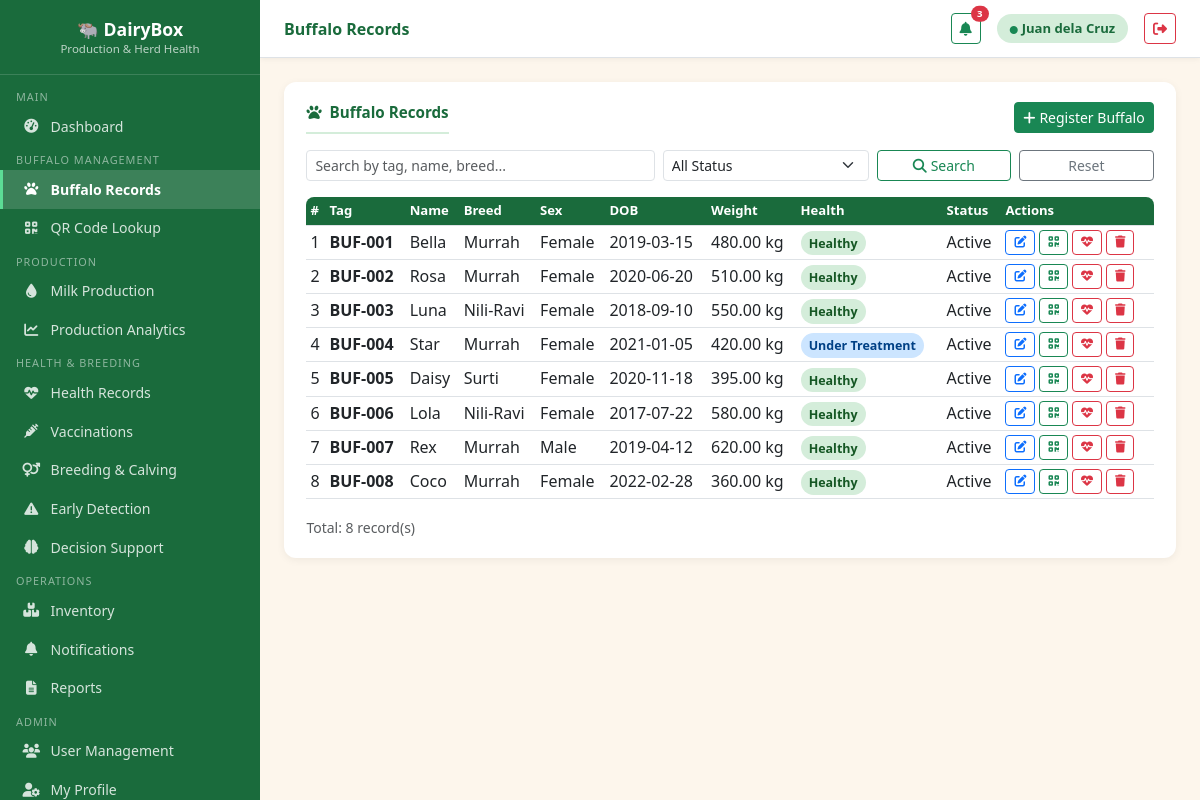
/modules/buffaloes.php (signed in), run on the app's committed database.
### tables this page shows
CREATE TABLE IF NOT EXISTS buffaloes (
    id              INT AUTO_INCREMENT PRIMARY KEY,
    tag_number      VARCHAR(40)  NOT NULL UNIQUE,
    qr_code         VARCHAR(100) UNIQUE,
    name            VARCHAR(80),
    breed           VARCHAR(80),
    sex             ENUM('Female','Male') DEFAULT 'Female',
    date_of_birth   DATE,
    weight_kg       DECIMAL(6,2),
    color           VARCHAR(50),
    acquisition_date DATE,
    acquisition_type ENUM('Born on Farm','Purchased','Donated') DEFAULT 'Born on Farm',
    status          ENUM('Active','Sold','Dead','Transferred') DEFAULT 'Active',
    health_status   ENUM('Healthy','Sick','Under Treatment','Recovered') DEFAULT 'Healthy',
    notes           TEXT,
    photo           VARCHAR(200),
    created_by      INT,
    created_at      TIMESTAMP DEFAULT CURRENT_TIMESTAMP,
    updated_at      TIMESTAMP DEFAULT CURRENT_TIMESTAMP ON UPDATE CURRENT_TIMESTAMP,
    FOREIGN KEY (created_by) REFERENCES users(id) ON DELETE SET NULL
);

### modules/buffaloes.php (the view, shortened to what this page needs)
<?php
$db        = getDB();
$action    = $_GET['action'] ?? 'list';
$editing = null;
$search = trim($_GET['search'] ?? '');
$where = "WHERE 1";
$params = [];
$stmt = $db->prepare("SELECT * FROM buffaloes $where ORDER BY tag_number ASC");
$stmt->execute($params);
$buffaloes = $stmt->fetchAll();
include '../includes/header.php';
?>
<?php if ($action === 'add' || $action === 'edit'): ?>
<div class="card-section">
    <div class="section-title"><i class="fa fa-paw me-2"></i><?= $editing ? 'Edit Buffalo' : 'Register New Buffalo' ?></div>
    <form method="POST">
        <input type="hidden" name="id" value="<?= $editing['id'] ?? 0 ?>">
        <div class="row g-3">
            <div class="col-md-3">
                <label class="form-label fw-semibold">Tag Number *</label>
                <input type="text" name="tag_number" class="form-control" value="<?= htmlspecialchars($editing['tag_number'] ?? '') ?>" required>
            </div>
            <div class="col-md-3">
                <label class="form-label fw-semibold">Name</label>
                <input type="text" name="name" class="form-control" value="<?= htmlspecialchars($editing['name'] ?? '') ?>">
            </div>
            <div class="col-md-3">
                <label class="form-label fw-semibold">Breed</label>
                <input type="text" name="breed" class="form-control" value="<?= htmlspecialchars($editing['breed'] ?? '') ?>" placeholder="e.g. Murrah, Nili-Ravi">
            </div>
            <div class="col-md-3">
                <label class="form-label fw-semibold">Sex</label>
                <select name="sex" class="form-select">
                    <option value="Female" <?= ($editing['sex']??'Female')==='Female'?'selected':'' ?>>Female</option>
                    <option value="Male"   <?= ($editing['sex']??'')==='Male'?'selected':'' ?>>Male</option>
                </select>
            </div>
            <div class="col-md-3">
                <label class="form-label fw-semibold">Date of Birth</label>
                <input type="date" name="date_of_birth" class="form-control" value="<?= $editing['date_of_birth'] ?? '' ?>">
            </div>
            <div class="col-md-3">
                <label class="form-label fw-semibold">Weight (kg)</label>
                <input type="number" step="0.01" name="weight_kg" class="form-control" value="<?= $editing['weight_kg'] ?? '' ?>">
            </div>
            <div class="col-md-3">
                <label class="form-label fw-semibold">Color</label>
                <input type="text" name="color" class="form-control" value="<?= htmlspecialchars($editing['color'] ?? '') ?>">
            </div>
            <div class="col-md-3">
                <label class="form-label fw-semibold">Acquisition Type</label>
                <select name="acquisition_type" class="form-select">
                    <?php foreach (['Born on Farm','Purchased','Donated'] as $at): ?>
                    <option value="<?= $at ?>" <?= ($editing['acquisition_type']??'')===$at?'selected':'' ?>><?= $at ?></option>
                    <?php endforeach; ?>
                </select>
            </div>
            <div class="col-md-3">
                <label class="form-label fw-semibold">Acquisition Date</label>
                <input type="date" name="acquisition_date" class="form-control" value="<?= $editing['acquisition_date'] ?? '' ?>">
            </div>
            <div class="col-md-3">
                <label class="form-label fw-semibold">Status</label>
                <select name="status" class="form-select">
                    <?php foreach (['Active','Sold','Dead','Transferred'] as $st): ?>
                    <option value="<?= $st ?>" <?= ($editing['status']??'Active')===$st?'selected':'' ?>><?= $st ?></option>
                    <?php endforeach; ?>
                </select>
            </div>
            <div class="col-md-3">
                <label class="form-label fw-semibold">Health Status</label>
                <select name="health_status" class="form-select">
                    <?php foreach (['Healthy','Sick','Under Treatment','Recovered'] as $hs): ?>
                    <option value="<?= $hs ?>" <?= ($editing['health_status']??'Healthy')===$hs?'selected':'' ?>><?= $hs ?></option>
                    <?php endforeach; ?>
                </select>
            </div>
            <div class="col-md-12">
                <label class="form-label fw-semibold">Notes</label>
                <textarea name="notes" class="form-control" rows="2"><?= htmlspecialchars($editing['notes'] ?? '') ?></textarea>
            </div>
        </div>
        <div class="mt-3 d-flex gap-2">
            <button type="submit" class="btn btn-success"><i class="fa fa-save me-1"></i><?= $editing ? 'Update' : 'Register Buffalo' ?></button>
            <a href="buffaloes.php" class="btn btn-outline-secondary">Cancel</a>
        </div>
    </form>
</div>
<?php else: ?>
<div class="card-section">
    <div class="d-flex flex-wrap justify-content-between align-items-center mb-3 gap-2">
        <div class="section-title mb-0"><i class="fa fa-paw me-2"></i>Buffalo Records</div>
        <a href="?action=add" class="btn btn-success btn-sm no-print"><i class="fa fa-plus me-1"></i>Register Buffalo</a>
    </div>
    <form class="row g-2 mb-3 no-print" method="GET">
        <div class="col-md-5">
            <input type="text" name="search" class="form-control form-control-sm" placeholder="Search by tag, name, breed..." value="<?= htmlspecialchars($search) ?>">
        </div>
        <div class="col-md-3">
            <select name="status_f" class="form-select form-select-sm">
                <option value="">All Status</option>
            </select>
        </div>
        <div class="col-md-2">
            <button type="submit" class="btn btn-sm btn-outline-success w-100"><i class="fa fa-search me-1"></i>Search</button>
        </div>
        <div class="col-md-2">
            <a href="buffaloes.php" class="btn btn-sm btn-outline-secondary w-100">Reset</a>
        </div>
    </form>
    <div class="table-responsive">
    <table class="table table-hover table-sm">
        <thead>
            <tr><th>#</th><th>Tag</th><th>Name</th><th>Breed</th><th>Sex</th><th>DOB</th><th>Weight</th><th>Health</th><th>Status</th><th class="no-print">Actions</th></tr>
        </thead>
        <tbody>
        <?php foreach ($buffaloes as $i => $b):
            $hCls = match($b['health_status']) {
                'Healthy'        => 'badge-healthy',
                'Sick'           => 'badge-sick',
                'Under Treatment'=> 'badge-treated',
                default          => 'badge-custom bg-secondary text-white'
            };
        ?>
        <tr>
            <td><?= $i+1 ?></td>
            <td><strong><?= htmlspecialchars($b['tag_number']) ?></strong></td>
            <td><?= htmlspecialchars($b['name'] ?? '-') ?></td>
            <td><?= htmlspecialchars($b['breed'] ?? '-') ?></td>
            <td><?= $b['sex'] ?></td>
            <td><?= $b['date_of_birth'] ?? '-' ?></td>
            <td><?= $b['weight_kg'] ? $b['weight_kg'].' kg' : '-' ?></td>
            <td><span class="badge-custom <?= $hCls ?>"><?= $b['health_status'] ?></span></td>
            <td><?= $b['status'] ?></td>
            <td class="no-print">
                <div class="d-flex gap-1">
                    <a href="?action=edit&id=<?= $b['id'] ?>" class="btn btn-xs btn-outline-primary" title="Edit" style="padding:.2rem .5rem;font-size:.75rem"><i class="fa fa-edit"></i></a>
                    <a href="qr_scan.php?id=<?= $b['id'] ?>" class="btn btn-xs btn-outline-success" title="QR" style="padding:.2rem .5rem;font-size:.75rem"><i class="fa fa-qrcode"></i></a>
                    <a href="health_records.php?buffalo_id=<?= $b['id'] ?>" class="btn btn-xs btn-outline-danger" title="Health" style="padding:.2rem .5rem;font-size:.75rem"><i class="fa fa-heartbeat"></i></a>
                    <a href="?delete=<?= $b['id'] ?>" class="btn btn-xs btn-outline-danger" title="Delete" style="padding:.2rem .5rem;font-size:.75rem" onclick="return confirm('Delete this record?')"><i class="fa fa-trash"></i></a>
                </div>
            </td>
        </tr>
        <?php endforeach; ?>
        </tbody>
    </table>
    </div>
    <small class="text-muted">Total: <?= count($buffaloes) ?> record(s)</small>
</div>
<?php endif; ?>
<?php include '../includes/footer.php'; ?>

### assets/css/style.css (style rules this page uses)
:root { --green-dark: #1a6b3c; --green-main: #28a745; --green-light: #d4edda; --brown: #7a5230; --cream: #fdf6ec; --sidebar-w: 260px; }
body.app-body { background: var(--cream); margin: 0; padding: 0; }
.card-section { background: #fff; border-radius: 12px; padding: 1.2rem 1.4rem; box-shadow: 0 2px 8px rgba(0,0,0,.06); margin-bottom: 1.4rem; }
.card-section .section-title { font-weight: 700; font-size: .95rem; color: var(--green-dark); border-bottom: 2px solid var(--green-light); padding-bottom: .5rem; margin-bottom: 1rem; }
.table th { background: var(--green-dark); color: #fff; font-size: .82rem; }
.badge-healthy { background: #d4edda; color: #155724; }
.badge-treated { background: #cce5ff; color: #004085; }
.badge-custom { padding: .3em .65em; border-radius: 20px; font-size: .78rem; font-weight: 600; }
.btn-xs { padding: .2rem .45rem; font-size: .75rem; line-height: 1.4; border-radius: .25rem; }
.table-responsive { border-radius: 8px; overflow: hidden; }

### data on the page
buffaloes: tag_number "BUF-001", name "Bella", breed "Murrah", sex "Female", date_of_birth "2019-03-15", weight_kg "480.00", health_status "Healthy", status "Active"
buffaloes: tag_number "BUF-002", name "Rosa", breed "Murrah", sex "Female", date_of_birth "2020-06-20", weight_kg "510.00", health_status "Healthy", status "Active"
buffaloes: tag_number "BUF-003", name "Luna", breed "Nili-Ravi", sex "Female", date_of_birth "2018-09-10", weight_kg "550.00", health_status "Healthy", status "Active"
buffaloes: tag_number "BUF-004", name "Star", breed "Murrah", sex "Female", date_of_birth "2021-01-05", weight_kg "420.00", health_status "Under Treatment", status "Active"
buffaloes: tag_number "BUF-005", name "Daisy", breed "Surti", sex "Female", date_of_birth "2020-11-18", weight_kg "395.00", health_status "Healthy", status "Active"
buffaloes: tag_number "BUF-006", name "Lola", breed "Nili-Ravi", sex "Female", date_of_birth "2017-07-22", weight_kg "580.00", health_status "Healthy", status "Active"
buffaloes: tag_number "BUF-007", name "Rex", breed "Murrah", sex "Male", date_of_birth "2019-04-12", weight_kg "620.00", health_status "Healthy", status "Active"
buffaloes: tag_number "BUF-008", name "Coco", breed "Murrah", sex "Female", date_of_birth "2022-02-28", weight_kg "360.00", health_status "Healthy", status "Active"

### other printed values
$pageTitle "Buffalo Records"
$nc "3"
$user['full_name'] "Juan dela Cruz"
count($buffaloes) "8"
